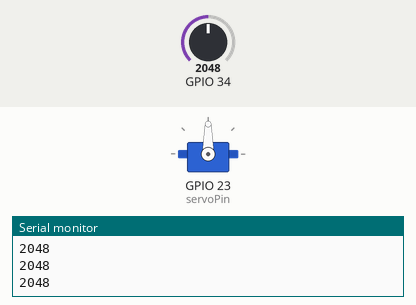
A sketch run on a simulated ESP32. Parts: servo, the last lines printed to the serial monitor. Inputs (shaded band) come from the test bench; at power-on: GPIO 34 = 2048.

Above: at 1.2 s.
1.3 s: GPIO 34 set to 2866
At 2.5 s:
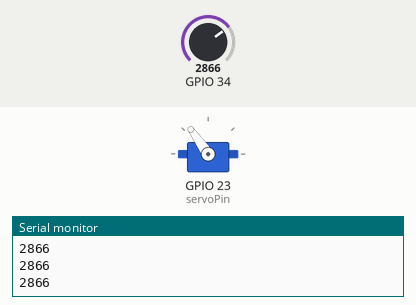
2.8 s: GPIO 34 set to 3603
At 3.5 s:
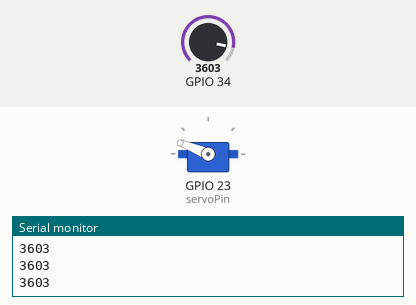
4.3 s: GPIO 34 set to 4095
At 5.1 s:
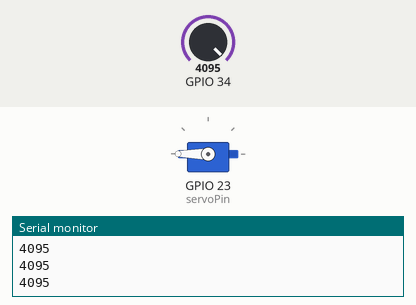
5.8 s: GPIO 34 set to 1228
At 7.0 s:
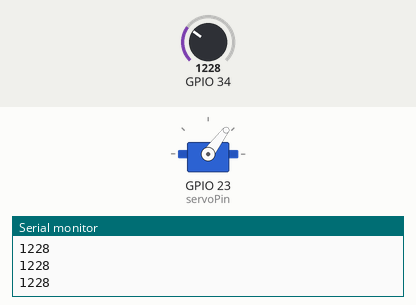
7.3 s: GPIO 34 set to 491
At 8.0 s:
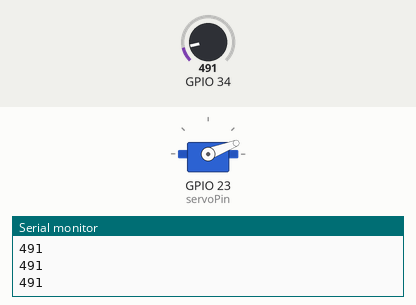
8.8 s: GPIO 34 set to 0
At 9.6 s:
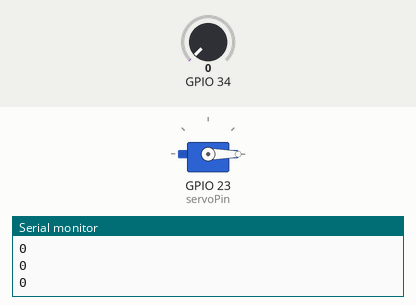
Timing chart, 0 to 11.3 s (numbered marks = the images above; inputs shaded):
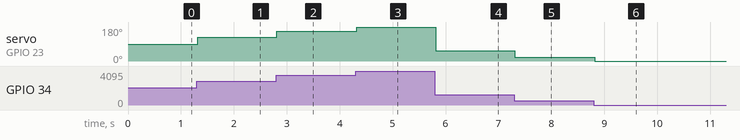

Measured:
- after the input at 1.3 s, servo on GPIO 23 (servoPin): 90° → 125° at once
- after the input at 2.8 s, servo on GPIO 23 (servoPin): 125° → 158° at once
- after the input at 4.3 s, servo on GPIO 23 (servoPin): 158° → 180° at once
- after the input at 5.8 s, servo on GPIO 23 (servoPin): 180° → 53° at once
- after the input at 7.3 s, servo on GPIO 23 (servoPin): 53° → 21° at once
- after the input at 8.8 s, servo on GPIO 23 (servoPin): 21° → 0° at once

The sketch:

readAnalogoMoveServo.ino
```cpp
#include <ESP32Servo.h>

Servo myservo;
int pos = 0;
int servoPin = 23;

void setup() {
	ESP32PWM::allocateTimer(0);
	ESP32PWM::allocateTimer(1);
	ESP32PWM::allocateTimer(2);
	ESP32PWM::allocateTimer(3);
	myservo.setPeriodHertz(50);    // standard 50 hz servo
	myservo.attach(servoPin, 500, 2400); // attaches the servo on pin 18 to the servo object
  Serial.begin(9600);
}

void loop() {

  int sensorValue = analogRead(34);
  Serial.println(sensorValue);
  delay(10);  //

  int val = map(sensorValue, 0, 4095, 0, 180);     // scale it to use it with the servo (value between 0 and 180)
  // Serial.println(val);
  myservo.write(val);                  // set the servo position according to the scaled value
  delay(10);                          // wait for the servo to get there
}
```
